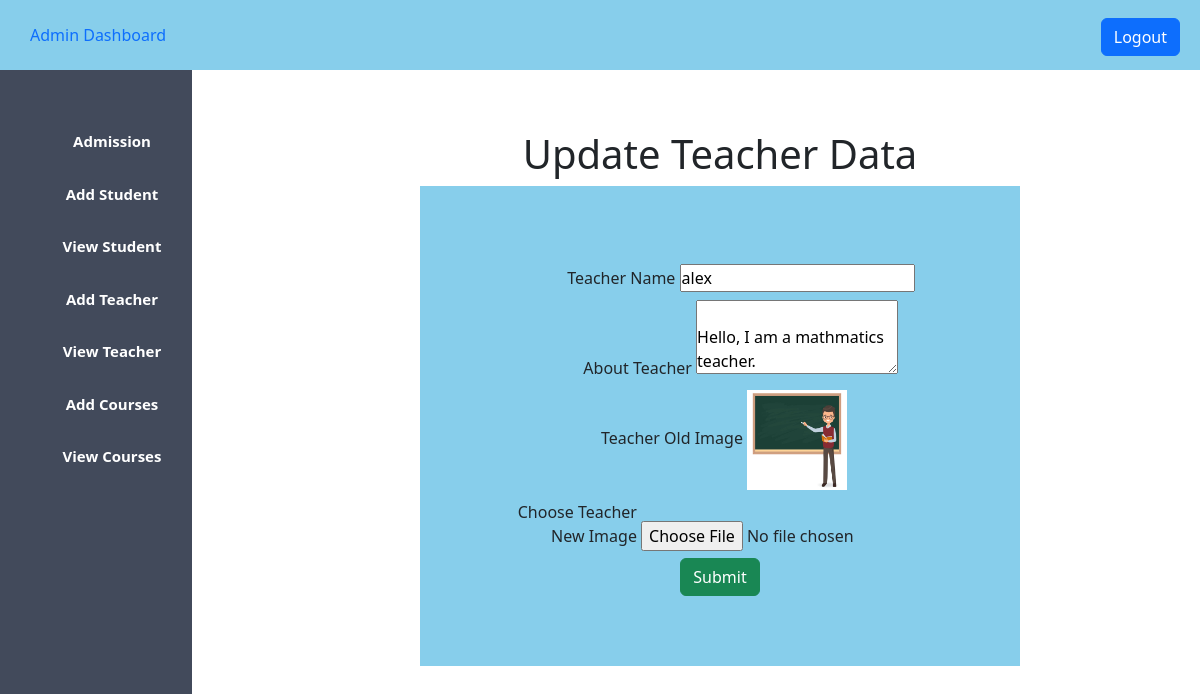
The page /admin_update_teacher.php?teacher_id=5 (signed in) on the database its author committed.
### tables this page shows
CREATE TABLE `teacher` (
  `id` int(23) NOT NULL,
  `name` varchar(255) DEFAULT NULL,
  `description` varchar(255) DEFAULT NULL,
  `image` varchar(255) DEFAULT NULL
);

### admin_update_teacher.php (the view, shortened to what this page needs)
<?php
$host="localhost";
$user="root";
$password="";
$db="schoolproject";
$data=mysqli_connect($host,$user,$password,$db);
if($_GET['teacher_id'])
{
    $t_id=$_GET['teacher_id'];
    $sql="SELECT * FROM teacher WHERE id='$t_id'";
    $result=mysqli_query($data,$sql);
    $info=$result->fetch_assoc();
}
?>
<!DOCTYPE html>
<html lang="en">
<head>
    <?php
    include 'admin_css.php';
    ?>
</head>
<body>
    <?php
    include 'admin_sidebar.php';
    ?>
    <div class="content">
        <center>
            <h1>Update Teacher Data</h1>
            <form action="#" method="POST" class="form_deg" enctype="multipart/form-data">
                <div>
                    <label>Teacher Name</label>
                    <input type="text" name="name" value="<?php echo "{$info['name']}" ?>">
                </div>
                <div>
                    <label>About Teacher</label>
                    <textarea name="description" rows="3">
                        <?php echo "{$info['description']}" ?>
                    </textarea>
                </div>
                <div>
                    <label>Teacher Old Image</label>
                    <img src="<?php echo "{$info['image']}" ?>" alt="" width="100px" height="100px">
                </div>
                <div>
                    <label>Choose Teacher New Image</label>
                    <input type="file" name="image">
                </div>
                <div>
                    <input type="submit" name="update_teacher" class="btn btn-success">
                </div>
            </form>
        </center>
    </div>
</body>
</html>

### admin.css (style rules this page uses)
* { margin: 0; padding: 0; }
.content { margin-top: 5%; margin-left: 20%; }

### admin_update_teacher.php (style rules this page uses)
label { display: inline-block; width: 150px; text-align: right; padding-top: 10px; padding-bottom: 10px; }
.form_deg { background-color: skyblue; width: 600px; padding-top: 70px; padding-bottom: 70px; }

### rows shown on the page
teacher: name "alex", description "Hello, I am a mathmatics teacher.", image (picture)
